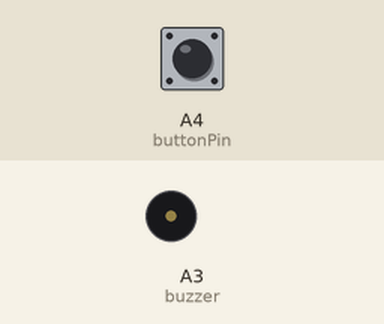
Simulated run of this sketch. Board: Arduino Uno, built with avr-gcc and run on an emulated ATmega328P. Shown: buzzer (waves = sounding). The inputs (shaded band) are chosen by the test bench; at power-on: A4 (buttonPin) HIGH.

Above: at 1.2 s.
1.3 s: A4 (buttonPin) pulled LOW for 0.15 s
At 1.6 s:
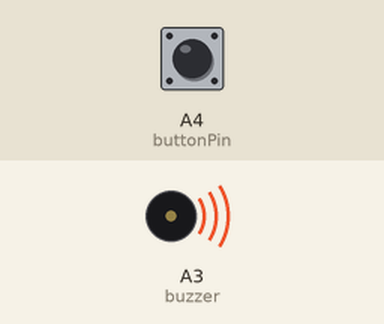
4.4 s: A4 (buttonPin) pulled LOW for 1 s
8.4 s: A4 (buttonPin) pulled LOW for 3.2 s
Timing chart, 0 to 14.8 s (numbered marks = the images above; inputs shaded):
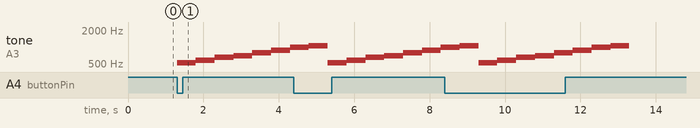

Measured:
- after the input at 1.3 s, tone on A3 (buzzer): plays 523 Hz for 0.50 s, 587 Hz for 0.50 s, 659 Hz for 0.50 s, 698 Hz for 0.50 s, 784 Hz for 0.50 s, 880 Hz for 0.50 s … (7 notes in this stretch), starting at once

The sketch:

Button___Buzzer.ino
```cpp
int buttonPin = A4;

// Create an integer variable naming the pin we'll use for the buzzer.
// On the ProtoSnap Plus, it's on A3.
int buzzer = A3;

// Map musical notes to their frequencies by creating variables for them.
// You can find the frequencies for higher and lower notes at: https://www.arduino.cc/en/Tutorial/toneMelody
int NOTE_C5 = 523;
int NOTE_CS5 = 554;
int NOTE_D5 = 587;
int NOTE_DS5 = 622;
int NOTE_E5 = 659;
int NOTE_F5 = 698;
int NOTE_FS5 = 740;
int NOTE_G5 = 784;
int NOTE_GS5 = 831;
int NOTE_A5 = 880;
int NOTE_AS5 = 932;
int NOTE_B5 = 988;
int NOTE_C6 = 1047;

// We'll also create a variable for how long to play each note in milliseconds.
// If you make this smaller, the notes will play faster.
int tempo = 500;

void setup() {
  // Initialize the switch pins as an input with pullups.
  // Pullups keep the inputs from "floating" when a switch or button is open / unpressed.
  pinMode(buttonPin, INPUT_PULLUP);

  // Set the buzzer pin to be an output:
  pinMode(buzzer, OUTPUT);

}

void loop() {

  // Check to see if switchState is LOW (switch is on)
  if (digitalRead(buttonPin) == LOW) {
      // This code will play a simple scale from C5 to C6.

      // The tone command takes two parameters: a pin number and a frequency.
      // The tone will play until we stop it with the noTone command.
      // Each of the below blocks plays one note; the note plays during the delay command.
      tone(buzzer,NOTE_C5);
      delay(tempo);

      tone(buzzer,NOTE_D5);
      delay(tempo);

      tone(buzzer,NOTE_E5);
      delay(tempo);

      tone(buzzer,NOTE_F5);
      delay(tempo);

      tone(buzzer,NOTE_G5);
      delay(tempo);

      tone(buzzer,NOTE_A5);
      delay(tempo);

      tone(buzzer,NOTE_B5);
      delay(tempo);

      tone(buzzer,NOTE_C6);
      delay(tempo);

  } else {
    noTone(buzzer);
  }
}
```
